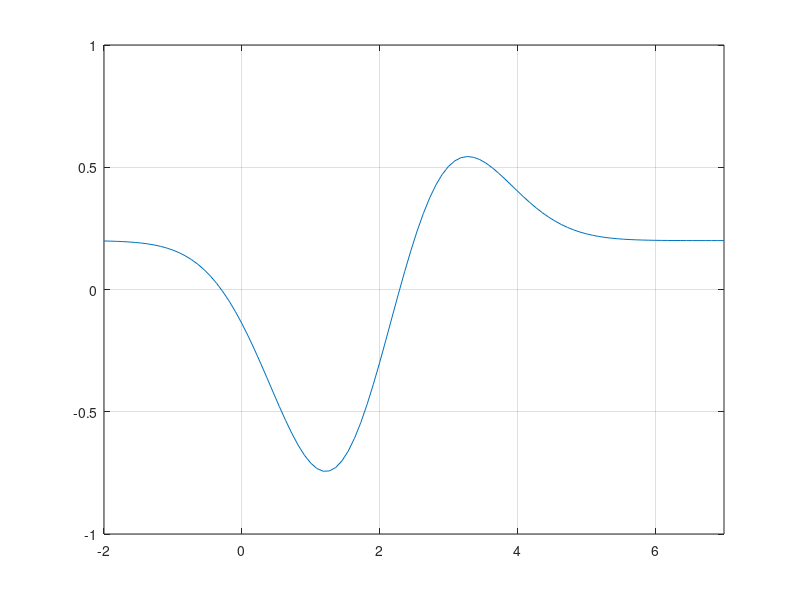

Recreate this plot in MATLAB. (Note: this script raises an error after producing the figure.)
%% Uppgift 1
clc
f = @(x)(x-2.5).*exp(-0.5*(x-2).^2)+0.2;
x = linspace(-2, 7);
plot(x, f(x));
axis([-2 7 -1 1]), grid on

%% Uppgift 2
clc
a = -1;
b = 0;
ab = f(a)*f(b)
m = (a+b)/2;

if (f(a)*f(m) < 0)
    b = m;
else
    a = m;
end

%% Uppgift 4
clc
format long
f = @(x)(x-2.5).*exp(-0.5*(x-2).^2)+0.2;
x0 = min_bisect(f, [-1 0], 1e-5)
x1 = min_bisect(f, [2 3], 1e-5)

%% Uppgift 5
clc
x = linspace(0, 13);
plot(x, kastbana(x))
axis([0 13 -1 5]), grid on
hit = min_bisect(@kastbana, [11 12], 1e-4)